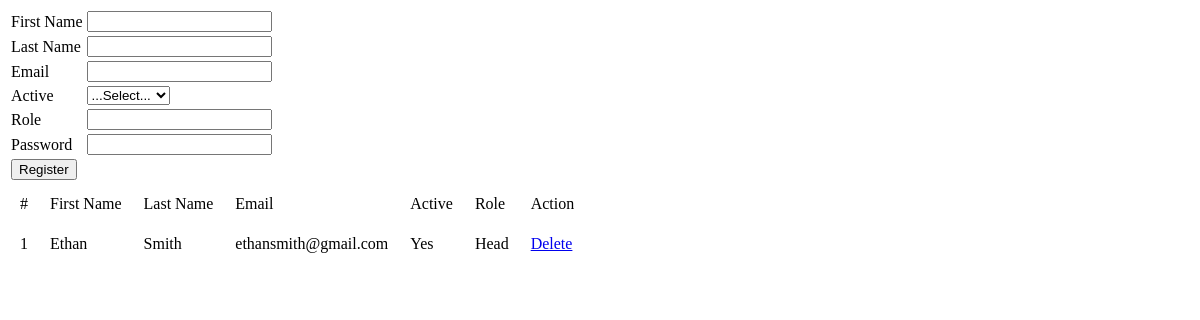
Page /wadmin/adduser/ on the earlier database version.
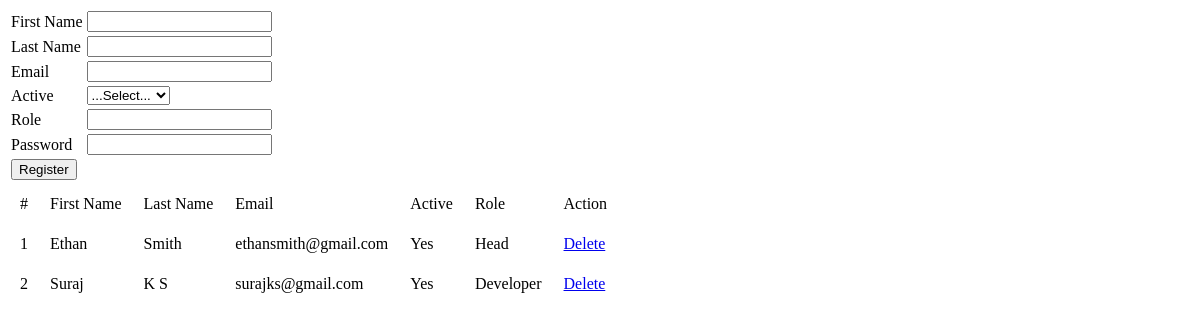
Same page on the later database version.
### Admin/models.py (models this page shows)
class tbl_user(models.Model):
    first_name = models.CharField(max_length=30)
    last_name = models.CharField(max_length=30)
    email = models.CharField(max_length=30)
    password = models.CharField(max_length=30)
    status = models.CharField(max_length=30)
    role = models.CharField(max_length=30)

### Admin/views.py (the view)
# urls.py: path("adduser/",views.adduser,name="adduser"),
def adduser(request):
    user = tbl_user.objects.all()
    if request.method == "POST":
        tbl_user.objects.create(first_name=request.POST.get("txt_fname"),last_name=request.POST.get("txt_lname"),email=request.POST.get("txt_email"),password=request.POST.get("txt_password"),status=request.POST.get("sel_status"),role=request.POST.get("txt_role"))
        return redirect("webadmin:adduser")
    else:
        return render(request,"Admin/Add_user.html",{"user":user})

### Admin/Templates/Admin/Add_user.html (shortened to what this page needs)
<!DOCTYPE html>
<html lang="en">
<head>
</head>
<body>
    <form action="" method="post">
        <table>
            <tr>
                <td>First Name</td>
                <td><input type="text" name="txt_fname" id=""></td>
            </tr>
            <tr>
                <td>Last Name</td>
                <td><input type="text" name="txt_lname" id=""></td>
            </tr>
            <tr>
                <td>Email</td>
                <td><input type="email" name="txt_email" id=""></td>
            </tr>
            <tr>
                <td>Active</td>
                <td>
                    <select name="sel_status" id="">
                        <option value="">...Select...</option>
                    </select>
                </td>
            </tr>
            <tr>
                <td>Role</td>
                <td><input type="text" name="txt_role" id=""></td>
            </tr>
            <tr>
                <td>Password</td>
                <td><input type="password" name="txt_password" id=""></td>
            </tr>
            <tr>
                <td><input type="submit" value="Register"></td>
            </tr>
        </table>
    </form>
    <table cellpadding="10">
        <tr>
            <td>#</td>
            <td>First Name</td>
            <td>Last Name</td>
            <td>Email</td>
            <td>Active</td>
            <td>Role</td>
            <td>Action</td>
        </tr>
        {% for i in user %}
        <tr>
            <td>{{forloop.counter}}</td>
            <td>{{i.first_name}}</td>
            <td>{{i.last_name}}</td>
            <td>{{i.email}}</td>
            <td>
                {% if i.status == "1" %}
                Yes
                {% else %}
                No
                {% endif %}
            </td>
            <td>{{i.role}}</td>
            <td>
                <a href="{% url 'webadmin:delete_user' i.id %}">Delete</a>
            </td>
        </tr>
        {% endfor %}
    </table>
</body>
</html>

Differences in the rows shown:
added tbl_user: first_name "Suraj", last_name "K S", email "surajks@gmail.com", status "Yes", role "Developer"
